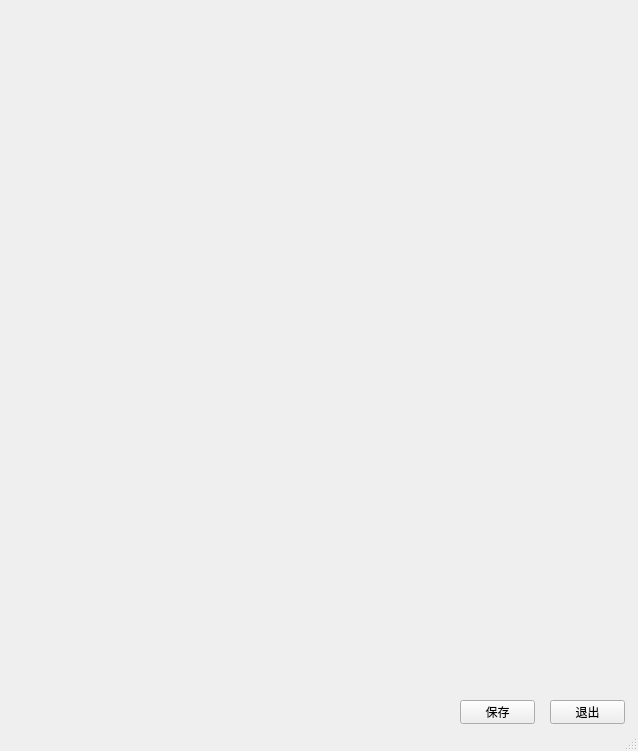
<?xml version="1.0" encoding="UTF-8"?>
<ui version="4.0">
 <class>MainWindow</class>
 <widget class="QMainWindow" name="MainWindow">
  <property name="geometry">
   <rect>
    <x>0</x>
    <y>0</y>
    <width>638</width>
    <height>751</height>
   </rect>
  </property>
  <property name="windowTitle">
   <string>MainWindow</string>
  </property>
  <widget class="QWidget" name="centralwidget">
   <widget class="QPushButton" name="pushButton_2">
    <property name="geometry">
     <rect>
      <x>550</x>
      <y>700</y>
      <width>75</width>
      <height>24</height>
     </rect>
    </property>
    <property name="text">
     <string>退出</string>
    </property>
   </widget>
   <widget class="QPushButton" name="pushButton">
    <property name="geometry">
     <rect>
      <x>460</x>
      <y>700</y>
      <width>75</width>
      <height>24</height>
     </rect>
    </property>
    <property name="text">
     <string>保存</string>
    </property>
   </widget>
  </widget>
  <widget class="QStatusBar" name="statusbar"/>
 </widget>
 <resources/>
 <connections/>
</ui>
